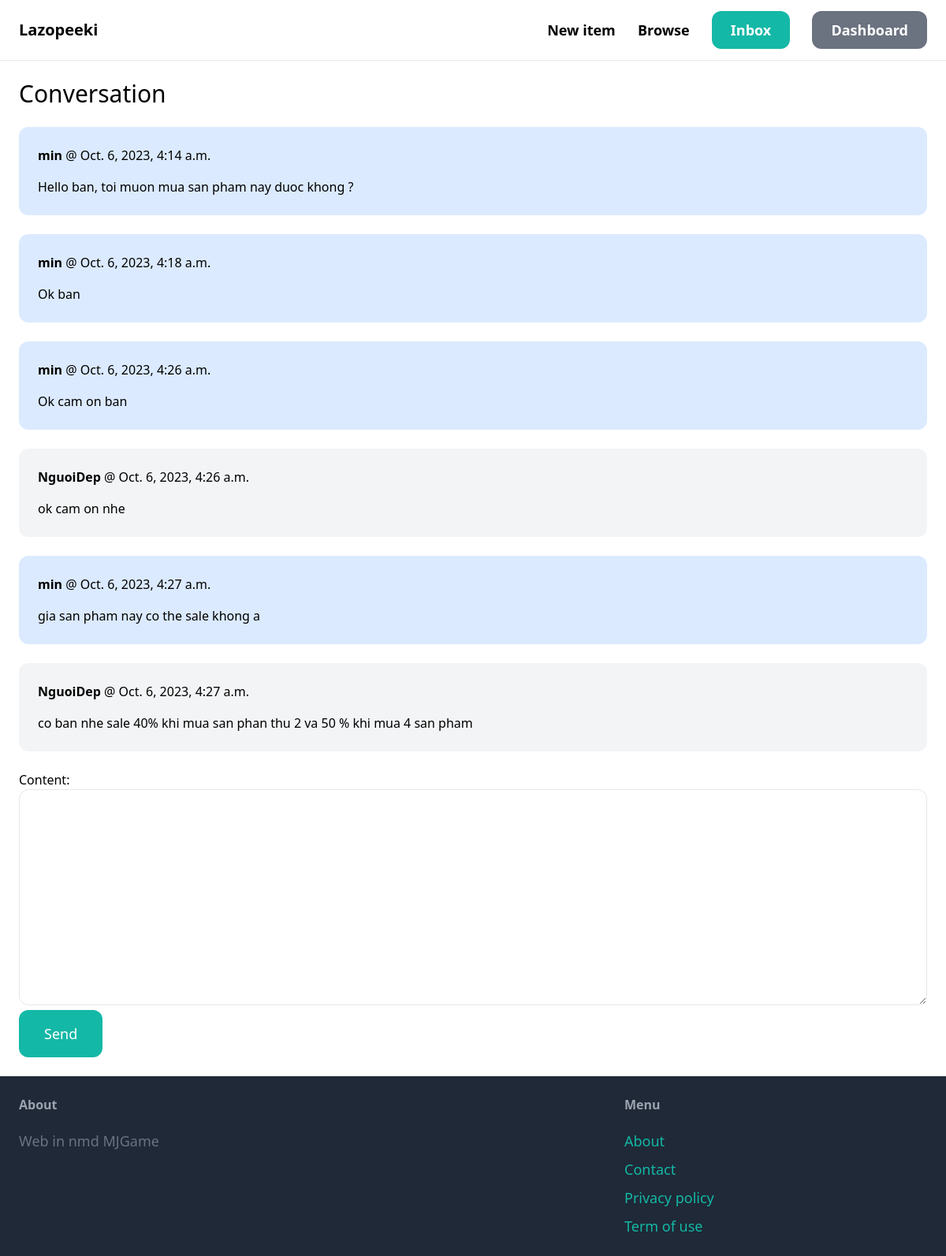
The page /inbox/1/ (signed in) on the database its author committed.
### conversation/models.py (models this page shows)
class ConversationMessage(models.Model):
    conversation = models.ForeignKey(Conversation, related_name='messages', on_delete=models.CASCADE)
    content = models.TextField()
    created_at = models.DateTimeField(auto_now_add=True)
    created_by = models.ForeignKey(User, related_name='created_messages', on_delete=models.CASCADE)

### conversation/views.py (the view)
# urls.py: path('<int:pk>/', views.detail, name='detail'),
@login_required
def detail(request, pk):
    conversation = Conversation.objects.filter(members__in=[request.user.id]).get(pk=pk)
    if request.method == 'POST':
        form = ConversationMessageForm(request.POST)
        if form.is_valid():
            conversation_message = form.save(commit=False)
            conversation_message.conversation = conversation
            conversation_message.created_by = request.user
            conversation_message.save()
            conversation.save()
            return redirect('conversation:detail', pk=pk)
    else:
        form = ConversationMessageForm()
    return render(request, 'conversation/detail.html', {
        'conversation': conversation,
        'form': form
    })

### conversation/forms.py
class ConversationMessageForm(forms.ModelForm):
    class Meta:
        model = ConversationMessage
        fields = ('content',)
        widgets = {
            'content': forms.Textarea(attrs={
                'class': 'w-full py-4 px-6 rounded-xl border'
            })
        }

### conversation/templates/conversation/detail.html (shortened to what this page needs)
{% extends 'core/base.html' %}
{% block content %}
<h1 class="mb-6 text-3xl">Conversation</h1>
<div class="space-y-6">
    {% for message in conversation.messages.all %}
        <div class="p-6 flex {% if message.created_by == request.user %}bg-blue-100{% else %}bg-gray-100{% endif %} rounded-xl">
            <div>
                <p class="mb-4"><strong>{{ message.created_by.username }}</strong> @ {{ message.created_at }}</p>
                <p>{{ message.content }}</p>
            </div>
        </div>
    {% endfor %}
</div>
<form method="post" action="." class="mt-6">
    {{ form.as_p }}
    <button class="py-4 px-8 text-lg bg-teal-500 hover:bg-teal-700 rounded-xl text-white">Send</button>
</form>
{% endblock %}

### rows shown on the page
ConversationMessage: created_by.username "min", created_at "Oct. 6, 2023, 4:14 a.m.", content "Hello ban, toi muon mua san pham nay duoc khong ?"
ConversationMessage: created_by.username "min", created_at "Oct. 6, 2023, 4:18 a.m.", content "Ok ban"
ConversationMessage: created_by.username "min", created_at "Oct. 6, 2023, 4:26 a.m.", content "Ok cam on ban"
ConversationMessage: created_by.username "NguoiDep", created_at "Oct. 6, 2023, 4:26 a.m.", content "ok cam on nhe"
ConversationMessage: created_by.username "min", created_at "Oct. 6, 2023, 4:27 a.m.", content "gia san pham nay co the sale khong a"
ConversationMessage: created_by.username "NguoiDep", created_at "Oct. 6, 2023, 4:27 a.m.", content "co ban nhe sale 40% khi mua san phan thu 2 va 50 % khi mua 4 san pham"
